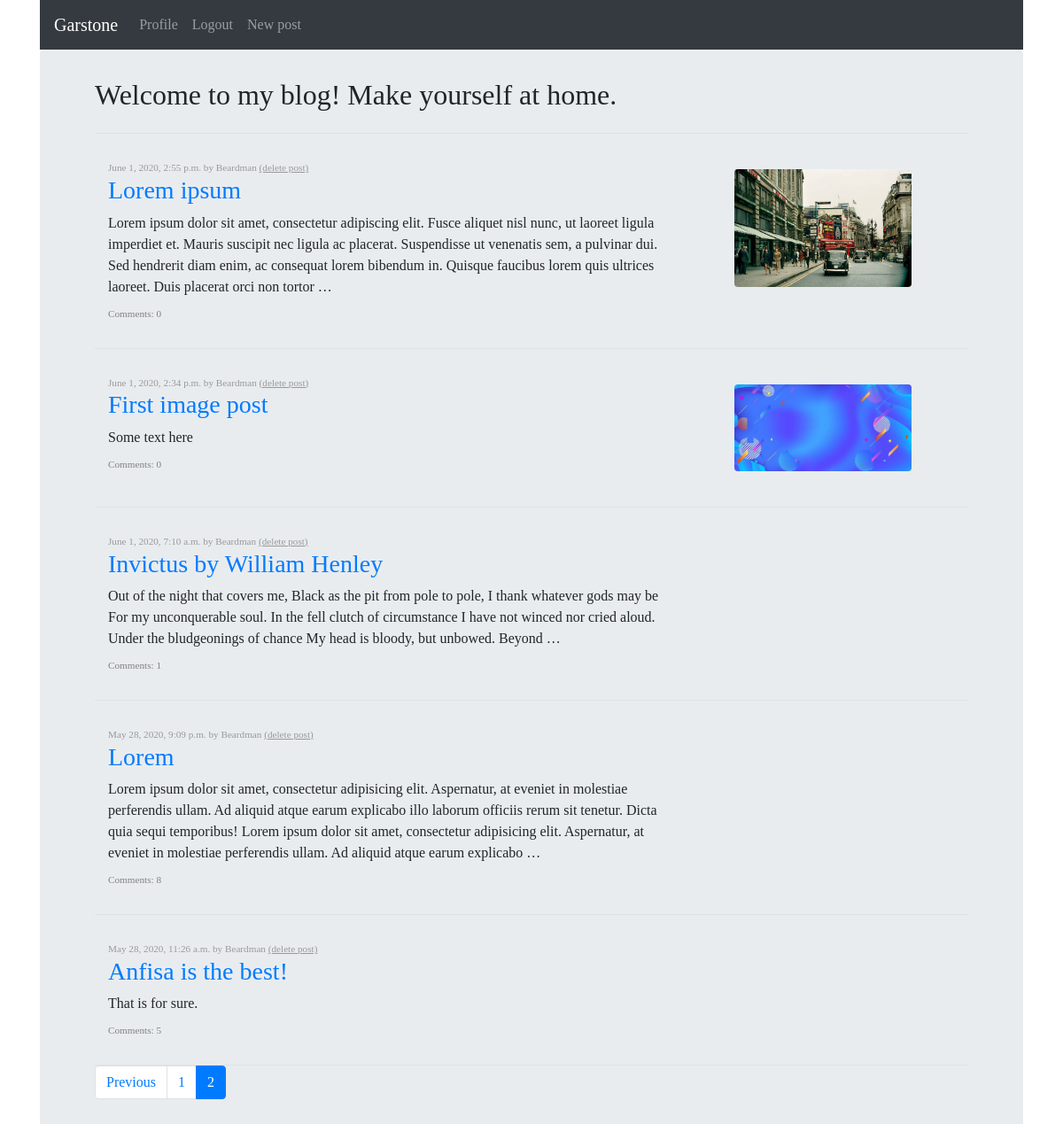
Page /?page=2 (signed in) on the committed database.
### blog/models.py (models this page shows, shortened)
class Post(models.Model):
    author = models.ForeignKey(User, on_delete=models.CASCADE, related_name='user_posts')
    title = models.CharField(max_length=100)
    text = models.CharField(max_length=65536)
    creation_date = models.DateTimeField(auto_now_add=True)
    image = models.ImageField(upload_to='attachments/', blank=True)

### blog/views.py (the view)
# urls.py: url(r'^$', MainPageView.as_view(), name='index'),
class MainPageView(View):
    @staticmethod
    def get(request, *args, **kwargs):
        all_posts = Post.objects.all().order_by('-creation_date')
        page = request.GET.get('page', 1)
        paginator = Paginator(all_posts, 5)
        try:
            posts = paginator.page(page)
        except PageNotAnInteger:
            posts = paginator.page(1)
        except EmptyPage:
            posts = paginator.page(paginator.num_pages)
        return render(request, 'index.html', context={'posts': posts})

### templates/index.html (shortened to what this page needs)
{% extends "base.html" %}
{% block content %}
    <div class="container">
        <h2 class="pb-4 border-bottom">Welcome to my blog! Make yourself at home.</h2>
        {% for post in posts %}
            <div class="container border-bottom blog-post">
                <div class="row">
                    <div class="container col-lg-8 col-md-7 col-sm-auto">
                        <div class="blog-post-meta">
                            {{ post.creation_date }} by {{ post.author }}
                            {% if user == post.author %}
                                <a href="{% url 'delete_post' pk=post.id %}" id="delete_btn">(delete post)</a>
                            {% endif %}
                        </div>
                        <a href="/posts/{{ post.id }}"> <h3>{{ post.title }}</h3></a>
                        {{ post.text|truncatewords:50 }}
                        <div class="blog-post-meta" style="margin-top: 10px">
                            <a id='comments_link' href="/posts/{{ post.id }}">Comments: {{ post.post_comments.count }}</a>
                        </div>
                    </div>
                    <div class="container col-lg-4 col-md-5 col-sm-auto text-center">
                        {% if post.image %}
                            <a href="/posts/{{ post.id }}"><img src="{{ MEDIA_URL }}{{ post.image}}" class="rounded center-block main-page-img"></a>
                        {% endif %}
                    </div>
                </div>
            </div>
        {% endfor %}
    {% if posts.has_other_pages %}
        <nav aria-label="...">
            <ul class="pagination">
                {% if posts.has_previous %}
                    <li class="page-item">
                        <a class="page-link" href="?page={{ posts.previous_page_number }}">Previous</a>
                    </li>
                {% endif %}
                {% for i in posts.paginator.page_range %}
                    {% if posts.number == i %}
                        <li class="page-item active" aria-current="page">
                            <span class="page-link">{{ i }}
                            </span>
                        </li>
                    {% else %}
                        <li class="page-item">
                            <a class="page-link" href="?page={{ i }}">{{ i }}</a>
                        </li>
                    {% endif %}
                {% endfor %}
            </ul>
        </nav>
    {% endif %}
    </div>
{% endblock %}

### static/basic.css (style rules this page uses)
body { font-family: 'Libre Baskerville', serif; }
.pb-4 { margin-bottom: 0px; }
.blog-post-meta { color: #999; font-size: 0.7em; }
.blog-post { padding-bottom: 30px; padding-top: 30px; }
.main-page-img { max-width: 200px; max-height: 200px; margin: 10px 0px; }
#delete_btn { background: none; border: none; padding: 0; color: #999; text-decoration: underline; cursor: pointer; }
#comments_link { color: grey; }

### rows in the picture
Post: creation_date "June 1, 2020, 2:55 p.m.", author "Beardman", shows "(delete post)", title "Lorem ipsum", text "Lorem ipsum dolor sit amet, consectetur adipiscing elit. Fusce aliquet nisl nunc, ut laoreet ligula imperdiet et. Mauris suscipit nec ligula ac placerat. Suspendisse ut venenatis sem, a pulvinar dui. Sed hendrerit diam enim, ac consequat lorem bibendum in. Quisque faucibus lorem quis ultrices laoreet. Duis placerat orci non tortor …", post_comments.count "0", image (picture)
Post: creation_date "June 1, 2020, 2:34 p.m.", author "Beardman", shows "(delete post)", title "First image post", text "Some text here", post_comments.count "0", image (picture)
Post: creation_date "June 1, 2020, 7:10 a.m.", author "Beardman", shows "(delete post)", title "Invictus by William Henley", text "Out of the night that covers me, Black as the pit from pole to pole, I thank whatever gods may be For my unconquerable soul. In the fell clutch of circumstance I have not winced nor cried aloud. Under the bludgeonings of chance My head is bloody, but unbowed. Beyond …", post_comments.count "1"
Post: creation_date "May 28, 2020, 9:09 p.m.", author "Beardman", shows "(delete post)", title "Lorem", text "Lorem ipsum dolor sit amet, consectetur adipisicing elit. Aspernatur, at eveniet in molestiae perferendis ullam. Ad aliquid atque earum explicabo illo laborum officiis rerum sit tenetur. Dicta quia sequi temporibus! Lorem ipsum dolor sit amet, consectetur adipisicing elit. Aspernatur, at eveniet in molestiae perferendis ullam. Ad aliquid atque earum explicabo …", post_comments.count "8"
Post: creation_date "May 28, 2020, 11:26 a.m.", author "Beardman", shows "(delete post)", title "Anfisa is the best!", text "That is for sure.", post_comments.count "5"

### other values in the picture
{{ i }} "1"
{{ i }} "2"
